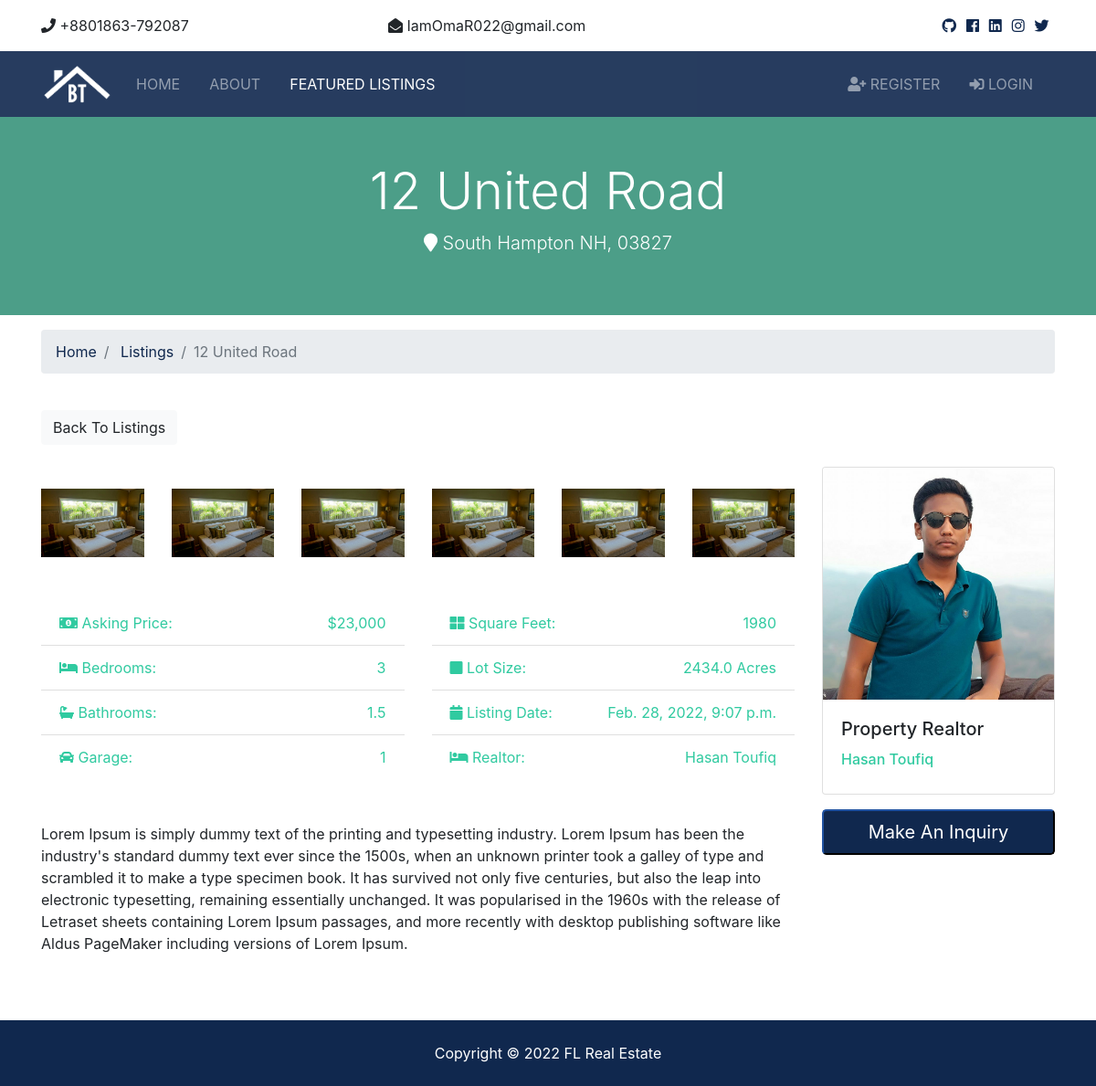
The app's page /listings/2 with its own data.
### listings/models.py (models this page shows, shortened)
class Listing(models.Model):
    realtor = models.ForeignKey(Realtor, on_delete=models.DO_NOTHING)
    title = models.CharField(max_length=200)
    address = models.CharField(max_length=200)
    city = models.CharField(max_length=100)
    state = models.CharField(max_length=100)
    zipcode = models.CharField(max_length=20)
    description = models.TextField(blank=True)
    price = models.IntegerField()
    bedrooms = models.IntegerField()
    bathrooms = models.DecimalField(max_digits=2, decimal_places=1)
    garage = models.IntegerField(default=0)
    sqft = models.IntegerField()
    lot_size = models.DecimalField(max_digits=5, decimal_places=1)
    photo_main = models.ImageField(upload_to='photos/%Y/%m/%d/')
    photo_1 = models.ImageField(upload_to='photos/%Y/%m/%d/', blank=True)   ## blank=True used to make this field optional
    photo_2 = models.ImageField(upload_to='photos/%Y/%m/%d/', blank=True)
    photo_3 = models.ImageField(upload_to='photos/%Y/%m/%d/', blank=True)
    photo_4 = models.ImageField(upload_to='photos/%Y/%m/%d/', blank=True)
    photo_5 = models.ImageField(upload_to='photos/%Y/%m/%d/', blank=True)
    photo_6 = models.ImageField(upload_to='photos/%Y/%m/%d/', blank=True)
    is_published = models.BooleanField(default=True)
    list_date = models.DateTimeField(default=datetime.now, blank=True)

### realtors/models.py (models this page shows)
class Realtor(models.Model):
    name = models.CharField(max_length=200)
    photo = models.ImageField(upload_to='photos/%Y/%m/%d/')
    description = models.TextField(blank=True)
    phone = models.CharField(max_length=20)
    email = models.CharField(max_length=50)
    is_mvp = models.BooleanField(default=False)  ## Seller of the month
    hire_date = models.DateTimeField(default=datetime.now, blank=True)
    def __str__(self):
        return self.name

### listings/views.py (the view)
# urls.py: path('<int:listing_id>', views.listing, name='listing'),
def listing(request, listing_id):
    listing = get_object_or_404(Listing, pk=listing_id)   ## if page doesn't exist, it will show page not found(error message)
    context = {
        'listing': listing
    }
    return render(request, 'listings/listing.html', context)

### templates/listings/listing.html (shortened to what this page needs)
{% extends 'base.html' %}
{% load humanize %}
{% block content %}
  <section id="showcase-inner" class="py-5 text-white">
    <div class="container">
      <div class="row text-center">
        <div class="col-md-12">
          <h1 class="display-4">{{ listing.title }}</h1>
          <p class="lead">
            <i class="fas fa-map-marker"></i> {{ listing.city }} {{ listing.state }}, {{ listing.zipcode }}</p>
        </div>
      </div>
    </div>
  </section>
  <section id="bc" class="mt-3">
    <div class="container">
      <nav>
        <ol class="breadcrumb">
          <li class="breadcrumb-item">
            <a href="{% url 'index' %}">Home</a>
          </li>
          <li class="breadcrumb-item">
            <a href="{% url 'listings' %}">Listings</a>
          </li>
          <li class="breadcrumb-item active">{{ listing.title }}</li>
        </ol>
      </nav>
    </div>
  </section>
  <section id="listing" class="py-4">
    <div class="container">
      <a href="{% url 'listings' %}" class="btn btn-light mb-4">Back To Listings</a>
      <div class="row">
        <div class="col-md-9">
          <div class="row mb-5 thumbs">
              {% if listing.photo_1 %}
                <div class="col-md-2">
                  <a href="{{ listing.photo_1.url }}" data-lightbox="home-images">
                    <img src="{{ listing.photo_1.url }}" alt="" class="img-fluid">
                  </a>
                </div>
              {% endif %}
              {% if listing.photo_2 %}
                <div class="col-md-2">
                  <a href="{{ listing.photo_2.url }}" data-lightbox="home-images">
                    <img src="{{ listing.photo_2.url }}" alt="" class="img-fluid">
                  </a>
                </div>
              {% endif %}
              {% if listing.photo_3 %}
                <div class="col-md-2">
                  <a href="{{ listing.photo_3.url }}" data-lightbox="home-images">
                    <img src="{{ listing.photo_3.url }}" alt="" class="img-fluid">
                  </a>
                </div>
              {% endif %}
              {% if listing.photo_4 %}
                <div class="col-md-2">
                  <a href="{{ listing.photo_4.url }}" data-lightbox="home-images">
                    <img src="{{ listing.photo_4.url }}" alt="" class="img-fluid">
                  </a>
                </div>
              {% endif %}
              {% if listing.photo_5 %}
                <div class="col-md-2">
                  <a href="{{ listing.photo_5.url }}" data-lightbox="home-images">
                    <img src="{{ listing.photo_5.url }}" alt="" class="img-fluid">
                  </a>
                </div>
              {% endif %}
              {% if listing.photo_6 %}
                <div class="col-md-2">
                  <a href="{{ listing.photo_6.url }}" data-lightbox="home-images">
                    <img src="{{ listing.photo_6.url }}" alt="" class="img-fluid">
                  </a>
                </div>
              {% endif %}
          </div>
          <div class="row mb-5 fields">
            <div class="col-md-6">
              <ul class="list-group list-group-flush">
                <li class="list-group-item text-secondary">
                  <i class="fas fa-money-bill-alt"></i> Asking Price:
                  <span class="float-right">${{ listing.price | intcomma }}</span>
                </li>
                <li class="list-group-item text-secondary">
                  <i class="fas fa-bed"></i> Bedrooms:
                  <span class="float-right">{{ listing.bedrooms }}</span>
                </li>
                <li class="list-group-item text-secondary">
                  <i class="fas fa-bath"></i> Bathrooms:
                  <span class="float-right">{{ listing.bathrooms }}</span>
                </li>
                <li class="list-group-item text-secondary">
                  <i class="fas fa-car"></i> Garage:
                  <span class="float-right">{{ listing.garage }}
                  </span>
                </li>
              </ul>
            </div>
            <div class="col-md-6">
              <ul class="list-group list-group-flush">
                <li class="list-group-item text-secondary">
                  <i class="fas fa-th-large"></i> Square Feet:
                  <span class="float-right">{{ listing.sqft }}</span>
                </li>
                <li class="list-group-item text-secondary">
                  <i class="fas fa-square"></i> Lot Size:
                  <span class="float-right">{{ listing.lot_size }} Acres
                  </span>
                </li>
                <li class="list-group-item text-secondary">
                  <i class="fas fa-calendar"></i> Listing Date:
                  <span class="float-right">{{ listing.list_date }}</span>
                </li>
                <li class="list-group-item text-secondary">
                  <i class="fas fa-bed"></i> Realtor:
                  <span class="float-right">{{ listing.realtor }}
                  </span>
                </li>
              </ul>
            </div>
          </div>
          <div class="row mb-5">
            <div class="col-md-12">
              {{ listing.description }}
            </div>
          </div>
        </div>
        <div class="col-md-3">
          <div class="card mb-3">
            <img class="card-img-top" src="{{ listing.realtor.photo.url }}" alt="">
            <div class="card-body">
              <h5 class="card-title">Property Realtor</h5>
              <h6 class="text-secondary">{{ listing.realtor }}</h6>
            </div>
          </div>
          <button class="btn-primary btn-block btn-lg" data-toggle="modal" data-target="#inquiryModal">Make An Inquiry</button>
        </div>
      </div>
    </div>
  </section>
{% endblock %}

### realstate/static/css/all.css (style rules this page uses)
.fa, .fas, .far, .fal, .fab { -moz-osx-font-smoothing: grayscale; -webkit-font-smoothing: antialiased; display: inline-block; font-style: normal; font-variant: normal; text-rendering: auto; line-height: 1; }
.fa-bath:before { content: "\f2cd"; }
.fa-bed:before { content: "\f236"; }
.fa-calendar:before { content: "\f133"; }
.fa-car:before { content: "\f1b9"; }
.fa-map-marker:before { content: "\f041"; }
.fa-money-bill-alt:before { content: "\f3d1"; }
.fa-square:before { content: "\f0c8"; }
.fa-th-large:before { content: "\f009"; }
.fa, .fas { font-family: 'Font Awesome 5 Free'; font-weight: 900; }

### realstate/static/css/style.css (style rules this page uses)
img { width: 100%; }
#showcase-inner { background: url(../img/building.jpg) no-repeat top center fixed/cover; position: relative; overflow: hidden; min-height: 200px; }
#showcase-inner::before { content: ''; position: absolute; top: 0; left: 0; min-height: 100%; width: 100%; background: rgba(32, 134, 107, 0.8); }

### records on screen
Listing: title "12 United Road", city "South Hampton", state "NH", zipcode "03827", photo_1 (picture), photo_2 (picture), photo_3 (picture), photo_4 (picture), photo_5 (picture), photo_6 (picture), price "23,000", bedrooms "3", bathrooms "1.5", garage "1", sqft "1980", lot_size "2434.0", list_date "Feb. 28, 2022, 9:07 p.m.", realtor "Hasan Toufiq", description "Lorem Ipsum is simply dummy text of the printing and typesetting industry. Lorem Ipsum has been the industry's standard dummy text ever since the 1500s, when an unknown printer took a galley of type and scrambled it to make a type specimen book. It has survived not only five centuries, but also the leap into electronic typesetting, remaining essentially unchanged. It was popularised in the 1960s with the release of Letraset sheets containing Lorem Ipsum passages, and more recently with desktop publishing software like Aldus PageMaker including versions of Lorem Ipsum.", realtor.photo (picture)
